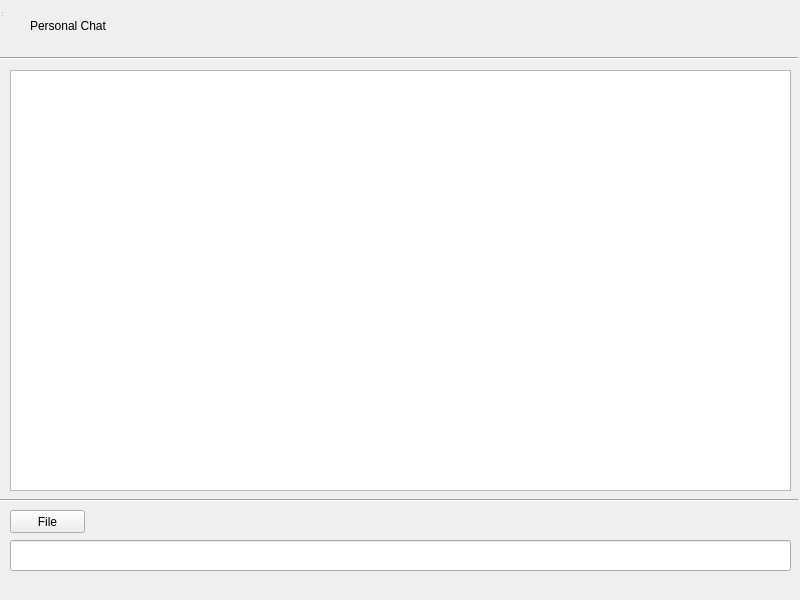
<?xml version="1.0" encoding="UTF-8"?>
<ui version="4.0">
 <class>group_chat_window</class>
 <widget class="QWidget" name="group_chat_window">
  <property name="geometry">
   <rect>
    <x>0</x>
    <y>0</y>
    <width>800</width>
    <height>600</height>
   </rect>
  </property>
  <property name="windowTitle">
   <string>MainWindow</string>
  </property>
  <widget class="QWidget" name="centralwidget" native="true">
   <property name="geometry">
    <rect>
     <x>0</x>
     <y>0</y>
     <width>798</width>
     <height>571</height>
    </rect>
   </property>
   <widget class="QLabel" name="group_name">
    <property name="geometry">
     <rect>
      <x>30</x>
      <y>0</y>
      <width>91</width>
      <height>51</height>
     </rect>
    </property>
    <property name="text">
     <string>Personal Chat</string>
    </property>
   </widget>
   <widget class="Line" name="upper_line">
    <property name="geometry">
     <rect>
      <x>0</x>
      <y>50</y>
      <width>801</width>
      <height>16</height>
     </rect>
    </property>
    <property name="orientation">
     <enum>Qt::Horizontal</enum>
    </property>
   </widget>
   <widget class="Line" name="bottomline">
    <property name="geometry">
     <rect>
      <x>-3</x>
      <y>490</y>
      <width>801</width>
      <height>20</height>
     </rect>
    </property>
    <property name="orientation">
     <enum>Qt::Horizontal</enum>
    </property>
   </widget>
   <widget class="QPushButton" name="file">
    <property name="geometry">
     <rect>
      <x>10</x>
      <y>510</y>
      <width>75</width>
      <height>23</height>
     </rect>
    </property>
    <property name="text">
     <string>File</string>
    </property>
   </widget>
   <widget class="QTextEdit" name="message_list">
    <property name="geometry">
     <rect>
      <x>10</x>
      <y>70</y>
      <width>781</width>
      <height>421</height>
     </rect>
    </property>
   </widget>
   <widget class="QLineEdit" name="input">
    <property name="geometry">
     <rect>
      <x>10</x>
      <y>540</y>
      <width>781</width>
      <height>31</height>
     </rect>
    </property>
   </widget>
  </widget>
  <widget class="QStatusBar" name="statusbar">
   <property name="geometry">
    <rect>
     <x>0</x>
     <y>0</y>
     <width>3</width>
     <height>18</height>
    </rect>
   </property>
  </widget>
 </widget>
 <resources/>
 <connections/>
</ui>
